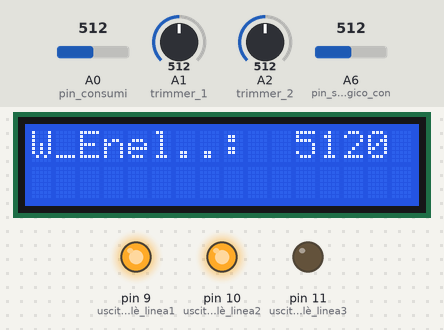
Recording of a sketch running on a simulated Arduino Nano, built with avr-gcc and run on an emulated ATmega328P. Parts: 16×2 character LCD, output pins drawn as LEDs (lit = HIGH). Inputs (shaded band) come from the test bench; at power-on: A0 (pin_consumi) = 512, A6 (pin_sensore_analogico_con) = 512, A1 (trimmer_1) = 512, A2 (trimmer_2) = 512.

Above: at 4.3 s.
4.4 s: A0 (pin_consumi) set to 511
At 5.8 s:
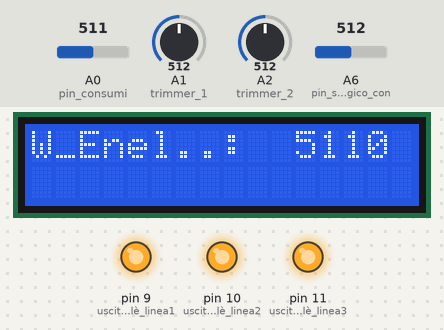
7.4 s: A6 (pin_sensore_analogico_con) set to 213
10.4 s: A6 (pin_sensore_analogico_con) set to 189
At 11.1 s:
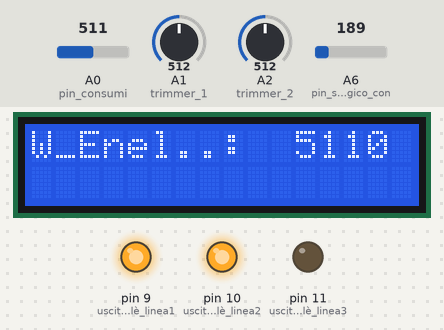
11.9 s: A0 (pin_consumi) set to 390
At 13.1 s:
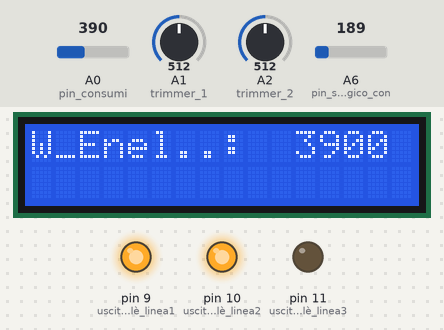
13.4 s: A0 (pin_consumi) set to 410
At 14.6 s:
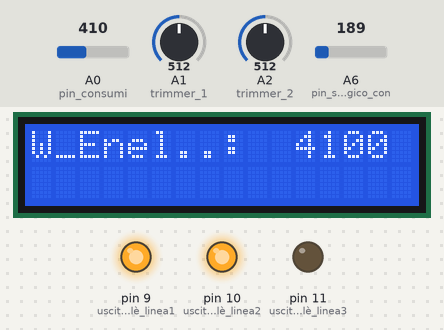
14.9 s: A6 (pin_sensore_analogico_con) set to 210
At 26.0 s:
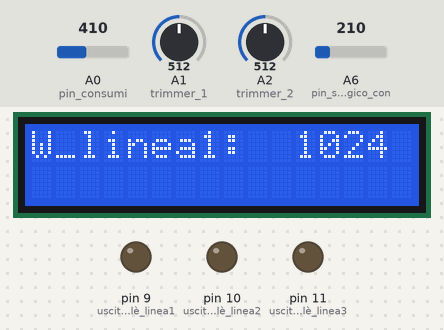
Timing chart, 0 to 27.5 s (numbered marks = the images above; inputs shaded):
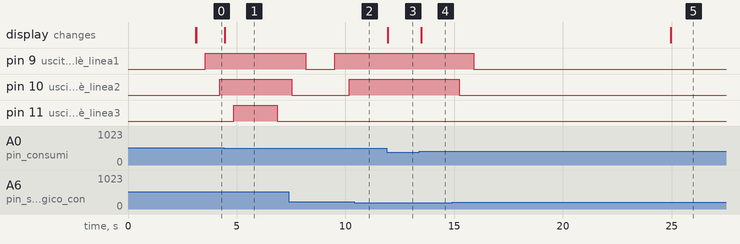

The sketch:

AURORA_Salva_Energia_2.ino
```cpp
/* PROGRAMMA AURORA Salva Energia PARSIC ITALIA - NANO 2X16 per contatore digitale e RELE' di stop stacco energia
  Utilizzo centralina AURORA con ingresso A6 (consumi) e 1 contatore digitale
  N.B.: inserire una resistenza da 47k sul morsetto A zero
  Ingresso contatore consumi SO+ e SO- connettore A6
  Uscite relè: D9, D10 e D11
  Uscite PWM: D3, D5 e D6
  Versione per display 2x16 SERIALE (A4 e A5)
  Alimentazione: 12 volt DC stabilizzati
  N 3 trimmer di regolazione potenza allaccio relè + 1 trimmer regolazione potenza contrattata
  Autore SoftPlus Consumo Zero - email: luigi.marchi.faenza@gmail.com
  Versione software del 30/03/2018
  Video YouTube: https://youtu.be/nXvUxrs9FpQ
  //
  //
  ATTENZIONE, IMPORTANTE:
  Arduino funziona a 5 volt e non ha problemi di sorta, circa il rischio di scariche elettriche.
  Circa l'alimentatore da rete è OBBLIGATORIO utilizzare un caricabatteria da telefonino (a norma) con uscita 12 volt DC stabilizzati.
  Per operare sulle parti hardware di contorno occorre avere le competenze ed esperienze consolidate.
  Occorre essere ESPERTI e CON PATENTINO per gli interventi SUL QUADRO ELETTRICO e in apparecchiature con tensioni di rete (230 AC).
  E' pertanto necessario affidarsi a personale qualificato.
  Il produttore del software declina ogni responsabilità per danni elettrici.
  Quanto ai danni derivante da malfunzionamento del software, il produttore del software declina ogni responsabilità circa:
  1) danni derivanti da utilizzo di componentistica di contorno;
  2) danni derivanti da modifica del software originario;
  3) danni derivanti da scarsa esperienza e scarsa capacità professionale dell'installatore.
  //
  //
  IMPORTANTE: il contatore digitale va collocato sulla linea dei consumi domestici complessivi (consumi base + consumi sulle linee
  gestite da relè, cioè sui consumi prelevati da rete Enel).
  //
  IMPORTANTE: i sensori digitali producono degli impulsi la cui distanza, l'uno dall'altro, è inversamente proporzionale alla potenza:
  ciò comporta una certa lentezza nella valutazione dei piccoli carichi,la contropartita è una misurazione "fiscale" della massima
  precisione, come i contatori Enel; i sensori utilizzati (reperibili presso PARSIC ITALIA - Cervia) richiedono 3200 impulsi ora per un KWora.
  Nella gestione relè di carico la velocità degli impulsi è rilevante e si possono utilizzare anche contatori da 2000 e 1000 impulsi.
  //
  Basetta di interfaccia, tra contatore e Arduino: 1 resistenze da 39 Kohm lato massa (o maggiore, dipende) e 1 da 100 ohm lato 5 volt.
  Relativamente al numero di impulsi, va utilizzato il software relativo, oppure modificare le istruzioni che fanno riferimento
  agli impulsi.  Vedi anche le altre versioni di software ARCHIMEDE.
  Questo software prevede anche un simulatore, cioè la simulazione di un carico base che varia da zero a 3 Kw per simulare la gestione
  ON e OFF dei relè. Serve inoltre per tarare i trimmer, in base ai carichi nominali da allacciare.
  Queste parti di software vanno annullate nella versione definitiva, collocata nel quadro elettrico. Cioè a regime.
  //
*/
// Modificare le librerie LiquidCrystal in relazione al display utilizzato e all'integrato I2C
// Viene utilizzata la libreria NewliquidCrystal_1.3.4 - per altre libreria occorre modificare qualche linea di codice
#include <Arduino.h> //inclusione della libreria base:
// includere altre librerie:
#include <Wire.h>
#include <LiquidCrystal_I2C.h>
// LiquidCrystal_I2C lcd(0x20, 2, 1, 0, 4, 5, 6, 7, 3, POSITIVE);    // LCM1602 IIC A0 A1 A2:
// LiquidCrystal_I2C lcd(0x27, 2, 1, 0, 4, 5, 6, 7, 3, POSITIVE);    //POSITIVE=accensione retroilluminazione:
LiquidCrystal_I2C lcd(0x3F, 2, 1, 0, 4, 5, 6, 7, 3, POSITIVE);    // indirizzo LCD Philips PCF8574AT:
//
//
int pin_consumi = A0;       // pin dove arrivano gli impulsi dei consumi:
int conta1 = 0;
int conta2 = 0;     // tempo per fare le regolazioni iniziali:
int conta3 = 0;      // serve per la simulazione:
//
//
//
// unsigned long val_cons = 0;
int val_cons = 0;
unsigned long potenza_watt_consumi = 0;      // non modificare unsigned long:
double vecchio_millis_consumi = 0;
double corrente_millis_consumi = 0;
unsigned long tempo_trascorso_consumi = 0;         // non modificare unsigned long anzichè int:
double tempo_adesso_consumi = 0;
unsigned long contawatt = 0;
int volt_partitore_consumi = 0;
double vecchio_millis_rele = 0;
double corrente_millis_rele = 0;
int impulsi_consumi = 0;
unsigned long impulsi_consumi_nuovo = 0;
unsigned long impulsi_consumi_vecchio = 0;
int linea1 = 0;
int linea2 = 0;
int linea3 = 0;
int potenza_linea1 = 0;
int potenza_linea2 = 0;
int potenza_linea3 = 0;
int potenza_linea4 = 0;
int surplus = 0;
int surplus_negativo = 0;
int compensazione = 2;             // moltiplicatore dei  segmenti trasformati in watt:
// int potenza_watt_iniziali = 0;
int contarele_on = 0;
// int variazione = 100;
//
// **********************************************************************************************************
int impulsi_kwh = 3200;                          // dato da modificare in base agli impulsi del contatore:
// **********************************************************************************************************
int watt_energia_contrattata = 0;             // si modifica con il trimmer di A zero, fino a 7Kw:
                                              // N.B. mettere una resistenza da 47k ai capi dello spinotto A zero
// **********************************************************************************************************
//
void setup()
{
  // pin analogici:
  // A0 inutilizzato:
  pinMode(A1, INPUT);             // trimmer 1:
  pinMode(A2, INPUT);             // trimmer 2:
  pinMode(A3, INPUT);             // trimmer 3:
  // A4 display I2C;
  // A5 display I2C;
  pinMode(A6, INPUT);             // pin sensore analogico consumi:
  pinMode(A7, INPUT);             // pin sensore analogico produzione FV:
  // pin digitali:
  pinMode(9, OUTPUT);            // uscita relè linea1;
  pinMode(10, OUTPUT);            // uscita relè linea2;
  pinMode(11, OUTPUT);           // uscita relè linea3;
  //
  lcd.begin(16, 2); // Inizializzo LCD 16 caratteri per 2 linee, SERIALE:
  lcd.print("    SoftPlus    ");
  lcd.setCursor(0, 1);
  lcd.print("  Consumo Zero  ");
  delay(3000);
  lcd.setCursor(0, 1);
  lcd.print("                ");
  //
  //  lcd.begin(16,2);
  //
  impulsi_kwh = impulsi_kwh / 100; //per semplificare i calcoli:
}
//
// Inizia ciclo
void loop() {
  //
  // se è premuto il tasto
  // digitalWrite(out_rst, LOW); //porta l'uscita a livello basso per resettare la scheda:
  //
  // step 1 lettura dei dati analogici:
  //
  tempo_adesso_consumi = millis();
  if (tempo_adesso_consumi > vecchio_millis_consumi + 100)   // bisogna che siano passati almeno 100 millisecondi dall'ultima lettura:
    // (mettere 100 per misure fino a 6 Kw e 200 per misure fino a 3 kw).
  {
    // legge lo stato e percepisce l'impulso sul pin deputato a rilevare i consumi:
    volt_partitore_consumi = analogRead(A6);
    if (volt_partitore_consumi > 200)       // la tensione deve essere maggiore di 1 volt:
    {
      corrente_millis_consumi = millis();
      tempo_trascorso_consumi = corrente_millis_consumi - vecchio_millis_consumi;
      vecchio_millis_consumi = corrente_millis_consumi;
      // calcolo produzione media, in watt, di tempo in tempo:
      // 3200 impulsi ora per 1 Kwh, cioè 1.000 wattora:
      // per ogni 1000 wattora serve 1 impulso ogni 3600/3200 secondi cioè ogni 1,125 secondi:
      // se gli impulsi arrivano ogni 11,25 secondi abbiamo 100 wattora e così via:
      // poi bisogna tradurre in millesimi, laddove 1,125 secondi sono 1.125 millesimi di secondo:
      // potenza_watt_consumi = 1000000 / tempo_trascorso_consumi * 36 / 64;        //valido per contatore da 6400 impulsi
      // potenza_watt_consumi = 1000000 / tempo_trascorso_consumi * 36 / 32;        //valido per contatore da 3200 impulsi
      // potenza_watt_consumi = 1000000 / tempo_trascorso_consumi * 36 / 20;        //valido per contatore da 2000 impulsi
      potenza_watt_consumi = 1000000 / tempo_trascorso_consumi * 36 / impulsi_kwh;     // valido per impostazione iniziale impulsi:
      val_cons = potenza_watt_consumi;
      impulsi_consumi = impulsi_consumi + 1;
    }
    //
  }
  if (linea1 == 0 && linea2 == 0 && linea3 == 0 ) contarele_on = 0;
  if (linea1 == 1 && linea2 == 0 && linea3 == 0 ) contarele_on = 1;
  if (linea1 == 1 && linea2 == 1 && linea3 == 0 ) contarele_on = 2;
  if (linea1 == 1 && linea2 == 1 && linea3 == 1 ) contarele_on = 3;
  //
  if ( impulsi_consumi > 2)  // perchè bisogna che il contatore consumi abbia percepito la modifica nei consumi:
  {
    //
    if (watt_energia_contrattata > val_cons)
    {
      surplus = watt_energia_contrattata - val_cons;
      switch (contarele_on)
      {
        case 0:
          //linea1 = 0; linea2 = 0; linea3 = 0;
          if (surplus > potenza_linea1) linea1 = 1;
          break;
        case 1:
          // linea1 = 1; linea2 = 0; linea3 = 0;
          if (surplus > potenza_linea2) linea2 = 1;
          break;
        case 2:
          // linea1 = 1; linea2 = 1; linea3 = 0;
          if (surplus > potenza_linea3) linea3 = 1;
          break;
        case 3:
          // linea1 = 1; linea2 = 1; linea3 = 1:
          break;
      }
    }
    else   //surplus negativo, dobbiamo staccare qualcosa:
    {
      // surplus_negativo = potenza_watt_consumi - watt_energia_contrattata;
      switch (contarele_on)
      {
        case 3:
          // linea1 = 1; linea2 = 1; linea3 = 1:
          linea3 = 0; break;
        case 2:
          // linea1 = 1; linea2 = 1; linea3 = 0;
          linea2 = 0; break;
        case 1:
          // linea1 = 1; linea2 = 0; linea3 = 0;
          linea1 = 0; break;
        case 0:
          linea1 = 0; linea2 = 0; linea3 = 0;
          break;
      }
    }
    impulsi_consumi = 0;
    if (linea1 == 0 && linea2 == 0 && linea3 == 0 ) contarele_on = 0;
    if (linea1 == 1 && linea2 == 0 && linea3 == 0 ) contarele_on = 1;
    if (linea1 == 1 && linea2 == 1 && linea3 == 0 ) contarele_on = 2;
    if (linea1 == 1 && linea2 == 1 && linea3 == 1 ) contarele_on = 3;
    if (linea1 == 1) digitalWrite(9, HIGH);
    if (linea2 == 1) digitalWrite(10, HIGH);
    if (linea3 == 1) digitalWrite(11, HIGH);
    if (linea1 == 0) digitalWrite(9, LOW);
    if (linea2 == 0) digitalWrite(10, LOW);
    if (linea3 == 0) digitalWrite(11, LOW);
    //
  }
// vecchio_millis_rele = corrente_millis_rele;
  //
  //
  // step 3 visualizzazione dati:
  //
  // step 3 visualizzazione dati:
  if (conta1 > 400)    // va bene:
  {
    lcd.setCursor(0, 0);
    lcd.print("W_consumi:      ");
    lcd.setCursor(11, 0);
    lcd.print(val_cons);
    lcd.setCursor(0, 1);
    //  lcd.print("                ");
    //  lcd.setCursor(0, 1);
    if (linea1 == 1) lcd.print("1ON ");
    else lcd.print("1OFF");
    lcd.setCursor(6, 1);
    if (linea2 == 1) lcd.print("2ON ");
    else lcd.print("2OFF");
    lcd.setCursor(12, 1);
    if (linea3 == 1) lcd.print("3ON ");
    else lcd.print("3OFF");
    conta1 = 0;
    if (conta2 > 400 ) conta2 = 400;
    //
  }
  //
  // step 4 lettura dei dati dei trimmer di regolazione potenza nominale:
  //
  if (conta2 < 400)
  {
    if (conta2 > 0 && conta2 < 100)
    {
      lcd.setCursor(0, 0);
      lcd.print("W_Enel..:       ");
      lcd.setCursor(11, 0);
      watt_energia_contrattata = analogRead(A0) * 10;       // deve misurare fino a circa 7 Kw:
      lcd.print(watt_energia_contrattata);
      delay(200);
    }
    if (conta2 > 100 && conta2 < 200)
    {
      lcd.setCursor(0, 0);
      lcd.print("W_linea1:       ");
      lcd.setCursor(11, 0);
      potenza_linea1 = analogRead(A1) * compensazione;
      lcd.print(potenza_linea1);
      delay(200);
    }
    if (conta2 > 200 && conta2 < 300)
    {
      //delay(2000);
      lcd.setCursor(0, 0);
      lcd.print("W_linea2:       ");
      lcd.setCursor(11, 0);
      potenza_linea2 = analogRead(A2) * compensazione;
      lcd.print(potenza_linea2);
      delay(200);
    }
    if (conta2 > 300 && conta2 < 400)
    {
      lcd.setCursor(0, 0);
      lcd.print("W_linea3:       ");
      lcd.setCursor(11, 0);
      potenza_linea3 = analogRead(A3) * compensazione;
      lcd.print(potenza_linea3);
      delay(200);
    }
  }
  //}
  conta1 = conta1 + 1;
  conta2 = conta2 + 1;
  conta3 = conta3 + 1;
  //
}
// FINE listato by SoftPlus Consumo Zero - Faenza.
```

Measured:
- the behaviour switches between 512 and 511 on A0 (pin_consumi) (found by bisection; images 0 and 1)
- the behaviour switches between 201 and 200 on A6 (pin_sensore_analogico_con) (found by bisection; images 1 and 2)
- after the input at 4.4 s, the display: changes after 0.05 s (image 1)
- after the input at 10.4 s, pin 9 (uscita_relè_linea1): stays HIGH (without the input it goes to LOW after 1.1 s); pin 10 (uscita_relè_linea2): stays HIGH (without the input it goes to LOW after 0.43 s)
- after the input at 11.9 s, the display: changes after 0.05 s (image 3)
- after the input at 13.4 s, the display: changes after 0.09 s (image 4)
- after the input at 14.9 s, pin 9 (uscita_relè_linea1): HIGH → LOW after 1.0 s; pin 10 (uscita_relè_linea2): HIGH → LOW after 0.34 s
